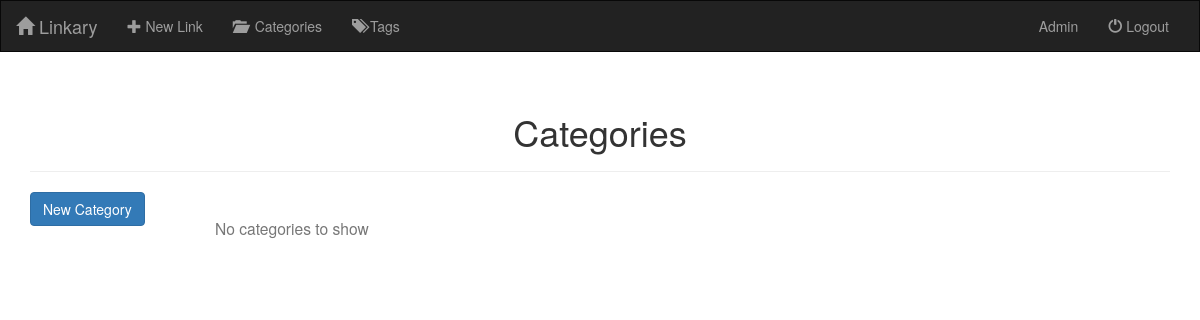
Page /category/ (signed in) on the earlier database version.
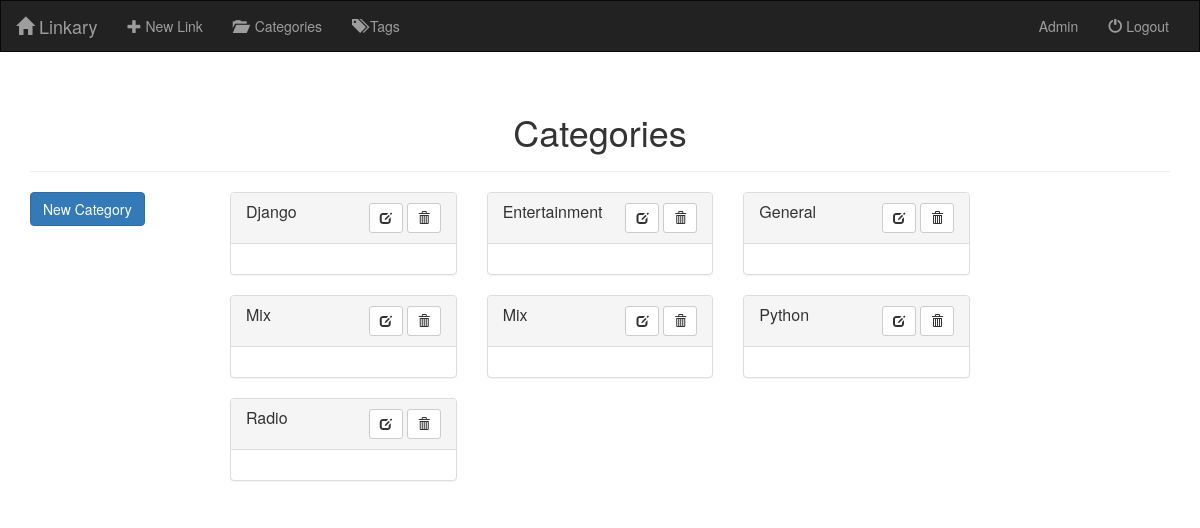
Same page on the later database version.
### linkary/models.py (models this page shows)
class TimedModel(models.Model):
    time_created = models.DateTimeField(auto_now_add=True)
    time_modified = models.DateTimeField(auto_now=True)
    class Meta:
        abstract = True

class Category(TimedModel):
    name = models.CharField(max_length=100)
    class Meta:
        verbose_name_plural = 'Categories'
    def __str__(self):
        return self.name

### linkary/views.py (the view)
# urls.py: path('category/', views.CategoryListView.as_view(), name='category_list'),
class CategoryListView(LoginRequiredMixin, ListView):
    model = models.Category
    ordering = ['name']

### linkary/templates/linkary/category_list.html (shortened to what this page needs)
{% extends 'linkary/base.html' %}
{% block content %}
    <div class="container">
        <div class="page-header">
            <h1 class="text-center">Categories</h1>
        </div>
    </div>
    <div class="container-fluid">
        <div class="row">
            <div class="col-sm-2">
                <div class="container">
                    <a href="{% url 'category_create' %}" class="btn btn-primary">New Category</a>
                </div>
            </div>
            <div class="col-sm-8">
                <div class="container-fluid">
                    <div class="row">
                        {% for category in object_list %}
                            <div class="col-md-4">
                                <div class="panel panel-default">
                                    <div class="panel-heading clearfix">
                                        <h3 class="panel-title pull-left">{{ category }}</h3>
                                        <div class="pull-right">
                                            <a href="#" class="btn btn-default btn-sm" title="Edit">
                                                <span class="glyphicon glyphicon-edit"></span>
                                            </a>
                                            <a href="#" class="btn btn-default btn-sm" title="Delete">
                                                <span class="glyphicon glyphicon-trash"></span>
                                            </a>
                                        </div>
                                    </div>
                                    <div class="panel-body">
                                    </div>
                                </div>
                            </div>
                        {% empty %}
                            <h3><small>No categories to show</small></h3>
                        {% endfor %}
                    </div>
                </div>
            </div>
        </div>
    </div>
{% endblock %}

### linkary/templates/linkary/base.html (shortened to what this page needs)
<!DOCTYPE html>
<html lang="pl">
<head>
    {% load static %}
    <link rel="stylesheet" type="text/css" href="https://maxcdn.bootstrapcdn.com/bootstrap/3.3.7/css/bootstrap.min.css">
</head>
<body>
    <div class="navbar navbar-inverse" style="border-radius: 0;">
        <div class="container-fluid">
            <div class="navbar-header">
                <a class="navbar-brand" href="{% url 'index' %}">
                    <span class="glyphicon glyphicon-home"></span>&nbsp;Linkary
                </a>
            </div>
            <div class="collapse navbar-collapse" id="topNavBar">
                <ul class="nav navbar-nav">
                    <li><a href="{% url 'link_create' %}"><span class="glyphicon glyphicon-plus"></span>&nbsp;New Link</a></li>
                    <li><a href="{% url 'category_list' %}"><span class="glyphicon glyphicon-folder-open"></span>&nbsp;&nbsp;Categories</a></li>
                    <li><a href="#"><span class="glyphicon glyphicon-tags"></span>&nbsp;Tags</a></li>
                </ul>
                <ul class="nav navbar-nav navbar-right">
                    {% if user.is_superuser %}
                        <li>
                            <a href="{% url 'admin:index' %}">Admin</a>
                        </li>
                    {% endif %}
                    <li>
                    {% if user.is_authenticated %}
                        <a href="{% url 'logout' %}">
                            <span class="glyphicon glyphicon-off" aria-hidden="true"></span>&nbsp;Logout
                        </a>
                    {% else %}
                        <a href="{% url 'login' %}">
                            Login
                        </a>
			        {% endif %}
                    </li>
                </ul>
            </div>
        </div>
    </div>
    {% block content %}
    {% endblock %}
</body>
</html>

Differences in the rows shown:
added Category: name "Django"
added Category: name "Entertainment"
added Category: name "General"
added Category: name "Mix"
added Category: name "Mix"
added Category: name "Python"
added Category: name "Radio"
Other differences:
text no longer shown: "No categories to show"
